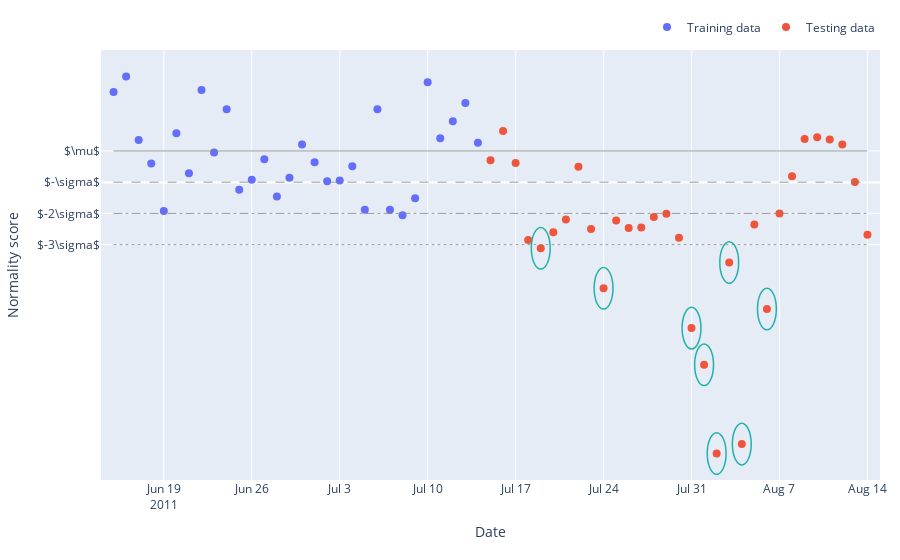

Notebook code for this chart:
### Code cell
import plotly.express as px
import plotly.graph_objects as go

def plot_all_scores(type, scale):
    Model0 = pickle.load(open(f'Models/Model_{type}_0.pkl', 'rb'))
    df_unscaled_both, train_scores0 = compile_and_save(Model0, type)
    Model1 = pickle.load(open(f'Models/Model_{type}_1.pkl', 'rb'))
    df_unscaled_both, train_scores1 = compile_and_save(Model1, type)
    Model2 = pickle.load(open(f'Models/Model_{type}_2.pkl', 'rb'))
    df_unscaled_both2, train_scores2 = compile_and_save(Model2, type)

    # Average scores
    df_unscaled_both['normality_score'] = (df_unscaled_both['normality_score'] + df_unscaled_both2['normality_score'] + df_unscaled_both['normality_score'])/3
    train_scores = (train_scores1 + train_scores2 + train_scores0)/3

    df_unscaled_train = pd.read_csv(f'Unscaled/df_train_{type}.csv')

    Model1.df = df_unscaled_both
    Model1.train_scores = train_scores

    plotly_colors = px.colors.qualitative.Plotly
    blue = plotly_colors[0]
    red = plotly_colors[1]
    # Add colors to df_unscaled_both for test and train
    df_unscaled_both['Data'] = 'Train'
    df_unscaled_both.loc[len(df_unscaled_train):, 'Data'] = 'Test'

    scores = df_unscaled_both['normality_score']

    mean = np.mean(train_scores)
    std = np.std(train_scores)

    for i in range(len(scores)):
        if i < len(train_scores):
            continue
        if scores[i] < mean - 1*std:
            scores[i] = scores[i] - 1*std

    # Scores below -4 mad are set to -4 mad
    # scores[scores < median - 5*mad] = median - 5*mad

    df_unscaled_both['normality_score'] = scores

    fig = go.Figure()

    fig.add_trace(go.Scatter(x=df_unscaled_both.index, y=df_unscaled_both['normality_score'], mode='markers', showlegend=False,
                                    marker=dict(color=df_unscaled_both['Data'].map({'Train': blue, 'Test': red}))))

 
    line_types = ['solid', 'dash', 'dashdot', 'dot']
    y_vals = [mean, mean-std, mean-2*std, mean-3*std]
    for i, y_val in enumerate(y_vals):
        fig.add_shape(type='line', x0=df_unscaled_both.index[0], y0=y_val, x1=df_unscaled_both.index[-1], y1=y_val,
                        line=dict(color='grey', width=1, dash=line_types[i]), opacity=0.8)


    # All values below -3 mad, add circle annotation around them
    # Get indices of values below -3 mad
    below_3_mad = df_unscaled_both[df_unscaled_both['normality_score'] < mean-3*std].index
    Model1.abnormal_observations = df_unscaled_both.loc[below_3_mad]
    below_3_scores = df_unscaled_both['normality_score'][below_3_mad]
    width = 0.75
    for i, score in zip(below_3_mad, below_3_scores):
        x0 = i - pd.Timedelta(days=width)
        x1 = i + pd.Timedelta(days=width)
        height = std/1.5

        fig.add_shape(type="circle",
            xref="x", yref="y",
            x0=x0, y0=score + height, x1=x1, y1=score - height,
            line=dict(
                color="LightSeaGreen", width=1.5
            ),
        )

    lower_x = df_unscaled_both.index[0] - pd.Timedelta(days=1)
    upper_x = df_unscaled_both.index[-1] + pd.Timedelta(days=1)
    fig.update_xaxes(range=[lower_x, upper_x])
    fig.update_traces(marker=dict(size=3))

    fig.update_yaxes(tickvals=[mean-3*std, mean-2*std, mean-std, mean],
                        ticktext=['$-3\sigma$', '$-2\sigma$', '$-\sigma$', '$\mu$'])

    # Dummy trace to add legend
    fig.add_trace(go.Scatter(x=[0], y=[0], mode='markers', marker=dict(color=blue), name='Training data'))
    fig.add_trace(go.Scatter(x=[0], y=[0], mode='markers', marker=dict(color=red), name='Testing data'))
    fig.update_layout(margin=dict(r=20, t=20))

    # Marker size
    fig.update_traces(marker=dict(size=8))

    fig.update_layout(coloraxis_showscale=False)
    # Legend horizontal orientation and top right position
    fig.update_layout(legend=dict(
        orientation="h",
        yanchor="bottom",
        y=1.02,
        xanchor="right",
        x=1
    ))

    return fig, Model1

from plotly.subplots import make_subplots
fig, Model_freq = plot_all_scores('frequency', 0.8)


# Add axis titles
fig.update_xaxes(title_text='Date')
fig.update_yaxes(title_text='Normality score')
fig.show()

# Save figure
fig.write_image("Results/anomalous_frequency.png", width=1200, height=500, scale=4)

### Figure 1 — Plotly figure (JSON) as saved in the notebook; plotly's stock layout.template omitted (floating-point values rounded to 4 significant figures)
{"data": [{"marker": {"color": ["#636EFA", "#636EFA", "#636EFA", "#636EFA", "#636EFA", "#636EFA", "#636EFA", "#636EFA", "#636EFA", "#636EFA", "#636EFA", "#636EFA", "#636EFA", "#636EFA", "#636EFA", "#636EFA", "#636EFA", "#636EFA", "#636EFA", "#636EFA", "#636EFA", "#636EFA", "#636EFA", "#636EFA", "#636EFA", "#636EFA", "#636EFA", "#636EFA", "#636EFA", "#636EFA", "#EF553B", "#EF553B", "#EF553B", "#EF553B", "#EF553B", "#EF553B", "#EF553B", "#EF553B", "#EF553B", "#EF553B", "#EF553B", "#EF553B", "#EF553B", "#EF553B", "#EF553B", "#EF553B", "#EF553B", "#EF553B", "#EF553B", "#EF553B", "#EF553B", "#EF553B", "#EF553B", "#EF553B", "#EF553B", "#EF553B", "#EF553B", "#EF553B", "#EF553B", "#EF553B", "#EF553B"], "size": 8}, "mode": "markers", "showlegend": false, "type": "scatter", "x": ["2011-06-15T00:00:00", "2011-06-16T00:00:00", "2011-06-17T00:00:00", "2011-06-18T00:00:00", "2011-06-19T00:00:00", "2011-06-20T00:00:00", "2011-06-21T00:00:00", "2011-06-22T00:00:00", "2011-06-23T00:00:00", "2011-06-24T00:00:00", "2011-06-25T00:00:00", "2011-06-26T00:00:00", "2011-06-27T00:00:00", "2011-06-28T00:00:00", "2011-06-29T00:00:00", "2011-06-30T00:00:00", "2011-07-01T00:00:00", "2011-07-02T00:00:00", "2011-07-03T00:00:00", "2011-07-04T00:00:00", "2011-07-05T00:00:00", "2011-07-06T00:00:00", "2011-07-07T00:00:00", "2011-07-08T00:00:00", "2011-07-09T00:00:00", "2011-07-10T00:00:00", "2011-07-11T00:00:00", "2011-07-12T00:00:00", "2011-07-13T00:00:00", "2011-07-14T00:00:00", "2011-07-15T00:00:00", "2011-07-16T00:00:00", "2011-07-17T00:00:00", "2011-07-18T00:00:00", "2011-07-19T00:00:00", "2011-07-20T00:00:00", "2011-07-21T00:00:00", "2011-07-22T00:00:00", "2011-07-23T00:00:00", "2011-07-24T00:00:00", "2011-07-25T00:00:00", "2011-07-26T00:00:00", "2011-07-27T00:00:00", "2011-07-28T00:00:00", "2011-07-29T00:00:00", "2011-07-30T00:00:00", "2011-07-31T00:00:00", "2011-08-01T00:00:00", "2011-08-02T00:00:00", "2011-08-03T00:00:00", "2011-08-04T00:00:00", "2011-08-05T00:00:00", "2011-08-06T00:00:00", "2011-08-07T00:00:00", "2011-08-08T00:00:00", "2011-08-09T00:00:00", "2011-08-10T00:00:00", "2011-08-11T00:00:00", "2011-08-12T00:00:00", "2011-08-13T00:00:00", "2011-08-14T00:00:00"], "y": [0.9166, 1.073, 0.429, 0.191, -0.2897, 0.4981, 0.09324, 0.9354, 0.3028, 0.742, -0.07335, 0.0263, 0.2338, -0.1428, 0.0471, 0.3841, 0.2052, 0.01217, 0.02089, 0.1641, -0.2762, 0.7415, -0.2752, -0.3329, -0.1613, 1.015, 0.4486, 0.6192, 0.8042, 0.4026, 0.2256, 0.5197, 0.1962, -0.5834, -0.6665, -0.5053, -0.374, 0.1601, -0.4712, -1.071, -0.3848, -0.46, -0.4553, -0.3493, -0.318, -0.5609, -1.475, -1.846, -2.744, -0.8104, -2.649, -0.4256, -1.282, -0.3146, 0.06327, 0.4386, 0.4574, 0.4337, 0.3835, 0.004033, -0.5306]}, {"marker": {"color": "#636EFA", "size": 8}, "mode": "markers", "name": "Training data", "type": "scatter", "x": [0], "y": [0]}, {"marker": {"color": "#EF553B", "size": 8}, "mode": "markers", "name": "Testing data", "type": "scatter", "x": [0], "y": [0]}], "layout": {"coloraxis": {"showscale": false}, "legend": {"orientation": "h", "x": 1, "xanchor": "right", "y": 1.02, "yanchor": "bottom"}, "margin": {"r": 20, "t": 20}, "shapes": [{"line": {"color": "grey", "dash": "solid", "width": 1}, "opacity": 0.8, "type": "line", "x0": "2011-06-15T00:00:00", "x1": "2011-08-14T00:00:00", "y0": 0.319, "y1": 0.319}, {"line": {"color": "grey", "dash": "dash", "width": 1}, "opacity": 0.8, "type": "line", "x0": "2011-06-15T00:00:00", "x1": "2011-08-14T00:00:00", "y0": 0.002785, "y1": 0.002785}, {"line": {"color": "grey", "dash": "dashdot", "width": 1}, "opacity": 0.8, "type": "line", "x0": "2011-06-15T00:00:00", "x1": "2011-08-14T00:00:00", "y0": -0.3134, "y1": -0.3134}, {"line": {"color": "grey", "dash": "dot", "width": 1}, "opacity": 0.8, "type": "line", "x0": "2011-06-15T00:00:00", "x1": "2011-08-14T00:00:00", "y0": -0.6297, "y1": -0.6297}, {"line": {"color": "LightSeaGreen", "width": 1.5}, "type": "circle", "x0": "2011-07-18T06:00:00", "x1": "2011-07-19T18:00:00", "xref": "x", "y0": -0.4556, "y1": -0.8773, "yref": "y"}, {"line": {"color": "LightSeaGreen", "width": 1.5}, "type": "circle", "x0": "2011-07-23T06:00:00", "x1": "2011-07-24T18:00:00", "xref": "x", "y0": -0.8602, "y1": -1.282, "yref": "y"}, {"line": {"color": "LightSeaGreen", "width": 1.5}, "type": "circle", "x0": "2011-07-30T06:00:00", "x1": "2011-07-31T18:00:00", "xref": "x", "y0": -1.264, "y1": -1.686, "yref": "y"}, {"line": {"color": "LightSeaGreen", "width": 1.5}, "type": "circle", "x0": "2011-07-31T06:00:00", "x1": "2011-08-01T18:00:00", "xref": "x", "y0": -1.635, "y1": -2.056, "yref": "y"}, {"line": {"color": "LightSeaGreen", "width": 1.5}, "type": "circle", "x0": "2011-08-01T06:00:00", "x1": "2011-08-02T18:00:00", "xref": "x", "y0": -2.534, "y1": -2.955, "yref": "y"}, {"line": {"color": "LightSeaGreen", "width": 1.5}, "type": "circle", "x0": "2011-08-02T06:00:00", "x1": "2011-08-03T18:00:00", "xref": "x", "y0": -0.5996, "y1": -1.021, "yref": "y"}, {"line": {"color": "LightSeaGreen", "width": 1.5}, "type": "circle", "x0": "2011-08-03T06:00:00", "x1": "2011-08-04T18:00:00", "xref": "x", "y0": -2.438, "y1": -2.86, "yref": "y"}, {"line": {"color": "LightSeaGreen", "width": 1.5}, "type": "circle", "x0": "2011-08-05T06:00:00", "x1": "2011-08-06T18:00:00", "xref": "x", "y0": -1.071, "y1": -1.492, "yref": "y"}], "xaxis": {"range": ["2011-06-14T00:00:00", "2011-08-15T00:00:00"], "title": {"text": "Date"}}, "yaxis": {"ticktext": ["$-3\\sigma$", "$-2\\sigma$", "$-\\sigma$", "$\\mu$"], "tickvals": [-0.6297, -0.3134, 0.002785, 0.319], "title": {"text": "Normality score"}}}}
